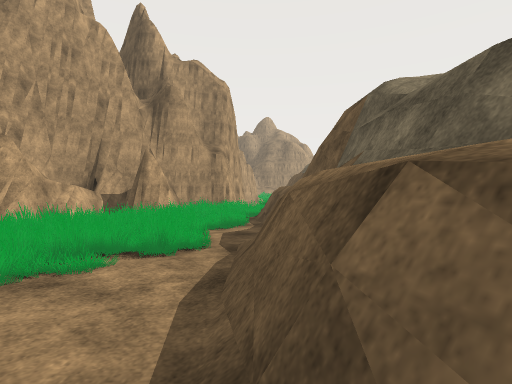
view 1 (above)

12 first-person views from a walk through a scene from a Unity 3-D project. The camera is 1.2 m above the floor, looks level and sees 80° across. The floor is counted in squares, 2 m on a side. Each view is taken from the middle of a square. On the plan, view 1 faces up. The plan holds only what a view shows up to about 9 squares ahead; the rest is blank. The place goes on beyond the plan. The player is left out. Some surface patterns are stand-ins.

view 2
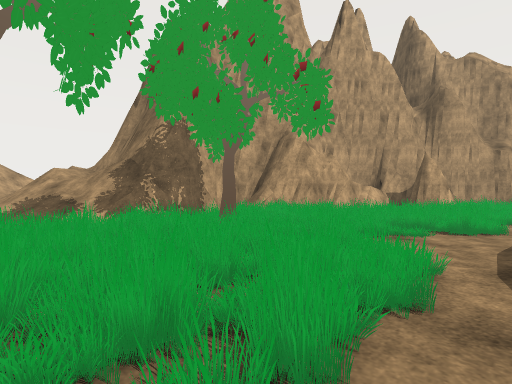

view 3
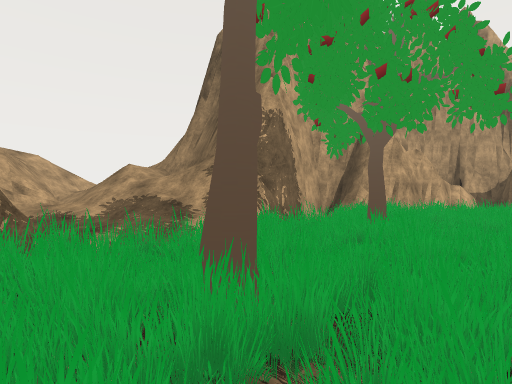

view 4
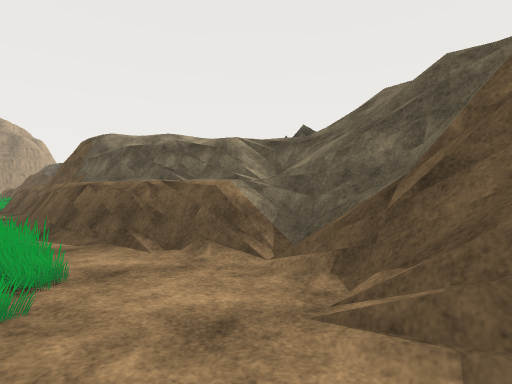

view 5
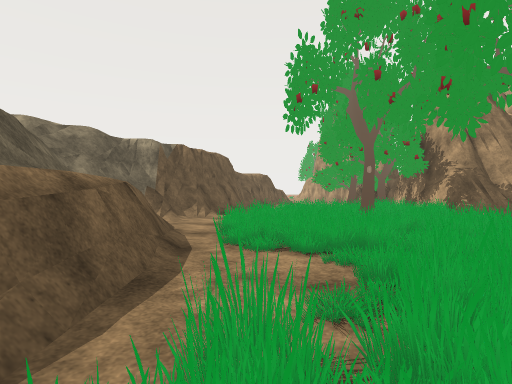

view 6
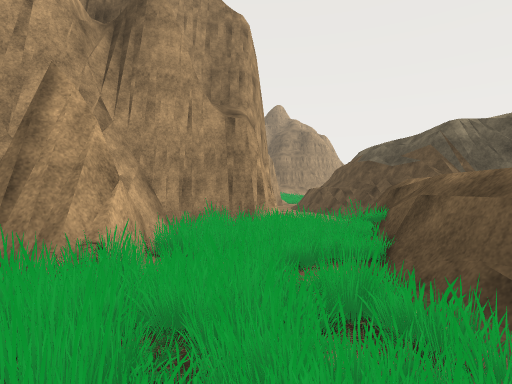

view 7
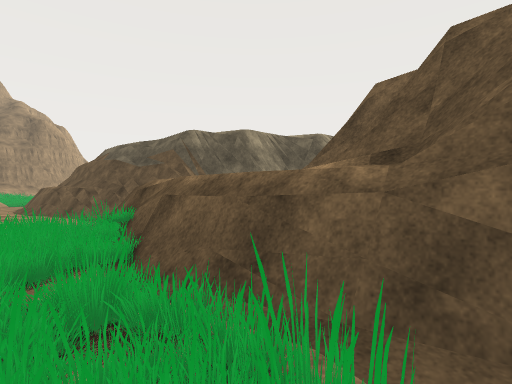

view 8
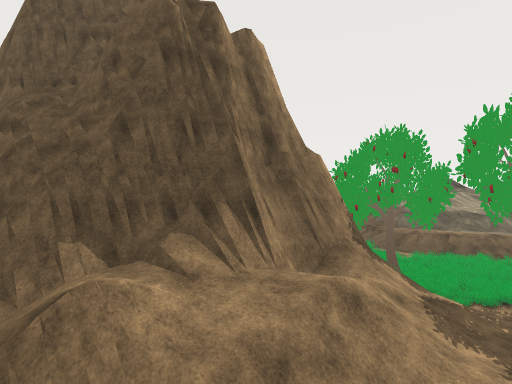

view 9
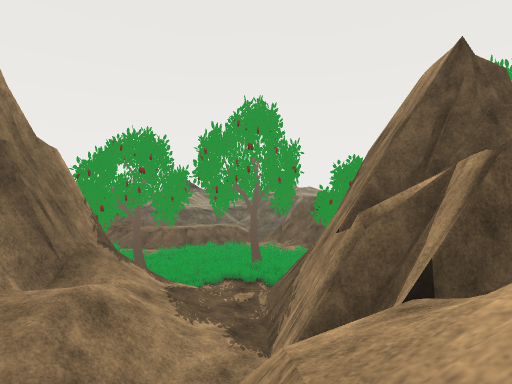

view 10
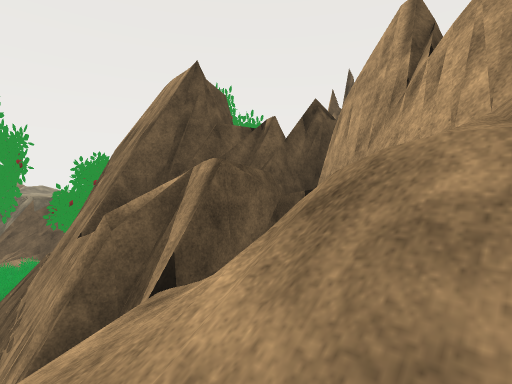

view 11
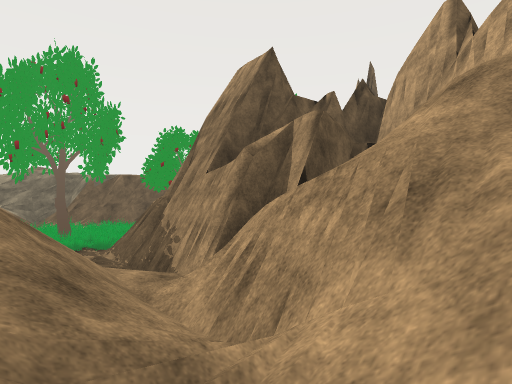

view 12
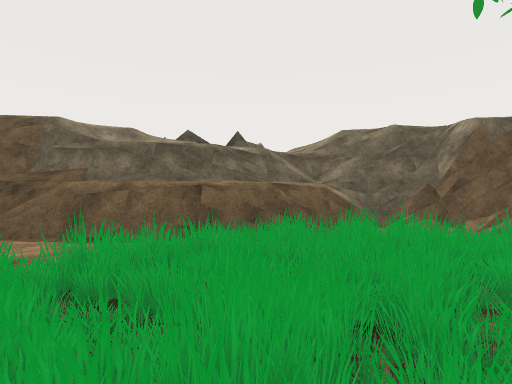

### Floor plan
Key: @ floor where view 1 was taken; # wall or solid block; . main floor; : floor 3 m higher than the main floor; + floor 3.25 m higher than the main floor; * floor 3.5 m higher than the main floor; % floor 4 m higher than the main floor; & floor 4.25 m higher than the main floor; $ floor 5.5 m higher than the main floor; / step, stairs or slope; = window, fence, low wall or low ledge; v drop or lower ground.
Columns run from 12 left of view 1 to 6 right of it. Each row starts with its distance up from view 1.
 15               #
 14               #%
 13               #/
 12             =##v
 11              =#==
 10          ####= ###&
  9          #. #=  # v
  8         ### =  ===
  7         ###..#==#
  6         # ...==#
  5        ##  ..##
  4       ##.  ..#%
  3 ##    #=  ..==*%
  2 /###  #   ..==:+
  1 ///#### #...==
  0 ///////.....@#=
 -1 ///////......==:+
 -2 /==////..#.../=+%
 -3 ///####/  ...==%
 -4 $#/#  ##   .=##

Positions as (right, up) in squares from view 1, and headings:
1: (0, 0), facing up
2: (0, -2), facing up-left
3: (-2, -3), facing up-left
4: (-1, -4), facing up-right
5: (-1, 4), facing down
6: (-1, 5), facing up
7: (-1, 5), facing up-right
8: (-12, -2), facing up-right
9: (-12, -2), facing right
10: (-12, -2), facing down-right
11: (-12, 0), facing down-right
12: (-4, 0), facing right
